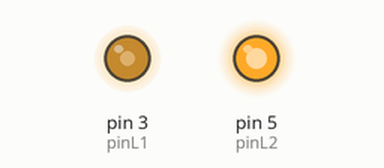
Recording of a sketch running on a simulated Arduino Uno, built with avr-gcc and run on an emulated ATmega328P. Shown: output pins drawn as LEDs (lit = HIGH).

Above: at 0.05 s.
At 0.85 s:
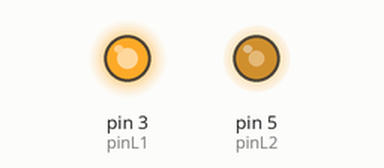
At 1.7 s:
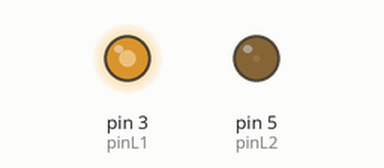
At 3.4 s:
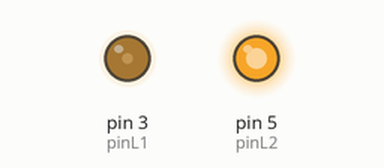
Timing chart, 0 to 8.3 s (numbered marks = the images above):
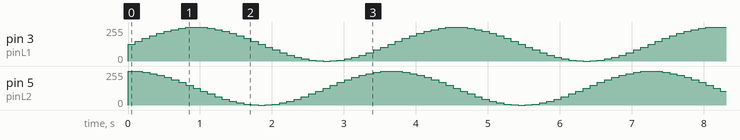

The sketch:

LaserTag.ino
```cpp
/**
 * проверка лазера
*/
#define pinL1 3
#define pinL2 5

void setup() {
  //Serial.begin(9600);
  //pinMode(pinL1, OUTPUT);
  //pinMode(pinL2, OUTPUT);
}

void loop() {
  static int i = 0;
  int l1 = (sin((i * PI) / 18) + 1) * 127;
  int l2 = (cos((i * PI) / 18) + 1) * 127;
  analogWrite(pinL1, l1);
  analogWrite(pinL2, l2);
  delay(100);
/*
  digitalWrite(pinL1, HIGH);
  delay(100);
  digitalWrite(pinL1, LOW);
  delay(200);
  digitalWrite(pinL2, HIGH);
  delay(100);
  digitalWrite(pinL2, LOW);
  delay(600);
*/
  i++;
}
```
